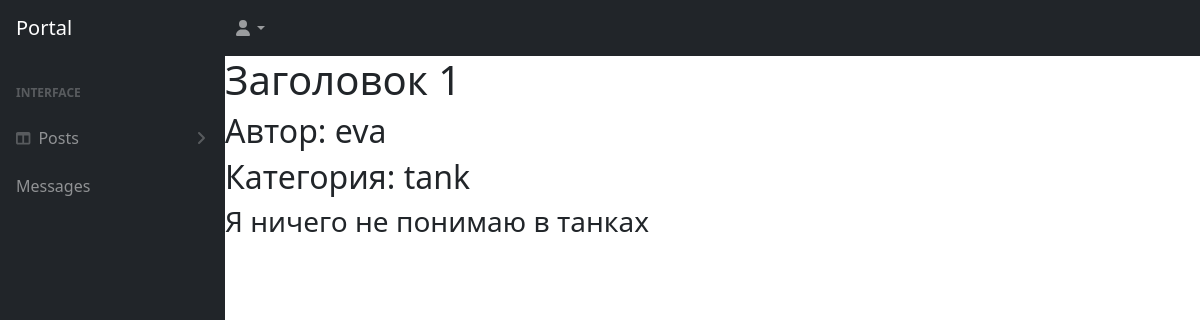
/1/, run on the app's committed database.
### Board/models.py (models this page shows)
class Post(models.Model):
    title = models.CharField(max_length=255)
    text = models.TextField()
    CATEGORY = (
        ('tank', 'Танки'),
        ('heal', 'Хилы'),
        ('DD', 'ДД'),
        ('sellers', 'Торговцы'),
        ('gild_masters', 'Гилдмастеры'),
        ('quest_givers', 'Квестгиверы'),
        ('smiths', 'Кузнецы'),
        ('tanners', 'Кожевники'),
        ('potion_makers', 'Зельевары'),
        ('spell_masters', 'Мастера заклинаний')
    )
    author = models.ForeignKey(User, on_delete=models.CASCADE)
    category = models.CharField(max_length=16, choices=CATEGORY, default='tank')
    upload = models.FileField(upload_to='uploads/', default=None)

### Board/views.py (the view)
# urls.py: path('<int:pk>/', PostDetail.as_view(), name='post'),
class PostDetail(DetailView):
    model = Post
    template_name = 'post.html'
    context_object_name = 'post'

### Board/templates/post.html (shortened to what this page needs)
{% extends 'flatpages/default.html' %}
{% block content %}
<h1>{{ post.title }}</h1>
<h2>Автор: {{ post.author }}</h2>
<h2>Категория: {{ post.category }}</h2>
<h3>{{ post.text }}</h3>
{% endblock content %}

### data on the page
Post: title "Заголовок 1", author "eva", category "tank", text "Я ничего не понимаю в танках"
